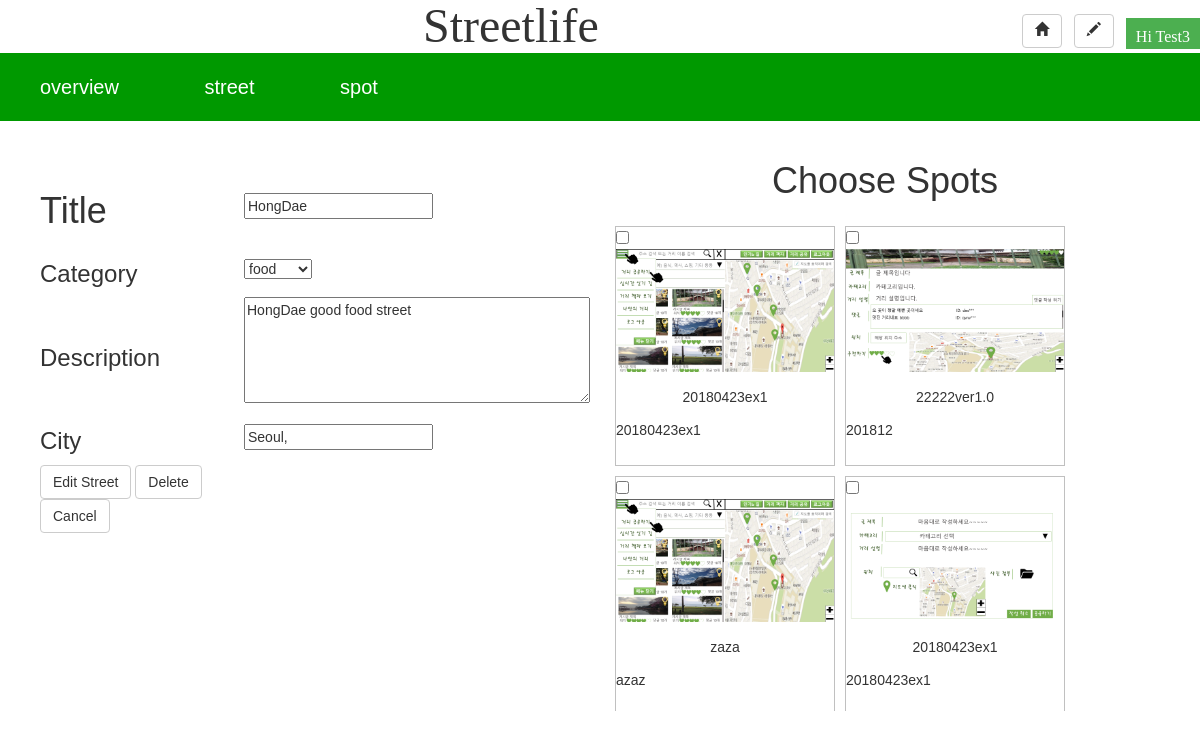
The page /edit/street/2/ (signed in) on the database its author committed.
### blog/models.py (models this page shows, shortened)
class StreetPost(models.Model):
	title = models.CharField(max_length=100)
	content = models.TextField()
	created_at = models.DateTimeField(auto_now_add=True)
	updated_at = models.DateTimeField(auto_now=True)
	category =  models.CharField(max_length=100)
	city =  models.CharField(max_length=100)
	spots = models.ManyToManyField(SpotPost)
	user = models.ForeignKey(User, related_name='poster')
	recommends = models.ManyToManyField(User, blank=True, related_name='recommend_post')

class SpotPost(models.Model):
	title = models.CharField(max_length=100)
	content = models.TextField(max_length=100)
	photo = models.ImageField(upload_to="spot/%Y/%m/%d")
	created_at = models.DateTimeField(auto_now_add=True)
	updated_at = models.DateTimeField(auto_now=True)
	latitude = models.CharField(max_length=100)
	longitude = models.CharField(max_length=100)
	spot_user = models.ForeignKey(User, related_name='spot_poster')

### blog/views.py (the view, shortened to what this page needs)
# urls.py: url(r'^edit/street/(?P<pk>\d+)/$', views.Edit_Street, name='edit_street'),
@login_required(redirect_field_name='/login/')
def Edit_Street(request, pk):
	spot_list = SpotPost.objects.all()
	street = get_object_or_404(StreetPost, pk=pk)
	if request.user != street.user:
		raise Http404()
	context={
		'spot_list': spot_list,
		'street' : street
	}
	return render(request, 'edit_street.html', context)

### blog/templates/edit_street.html (shortened to what this page needs)
{% extends "base.html" %}
{% block my-content %}
<form name='street_form' method='POST' action="" enctype="multipart/form-data"> {% csrf_token %}
<div class="column">
	<table align="center">
	<tr>
		<td><h1>Title </h1></td>
		<td><input type='text' name='title' value={{street.title}}></td>
	</tr>
	<tr>
		<td><h3>Category</h3></td>
		<td>
			<select name='category'>
    			<option value="{{street.category}}" selected>{{street.category}}</option>
			</select>
		</td>
	</tr>
	<tr>
		<td><h3>Description</h3></td>
		<td><textarea name='content' cols="40" rows="5" placeholder="description">{{street.content}}</textarea></td>
	</tr>
	<tr>
		<td><h3>City</h3></td>
		<td><input type='text' name='city' value={{street.city}}></td>
	</tr>
	<tr>
		<td>
		<button type="submit" class="btn btn-default">Edit Street</button>
		<a href="/edit/street/delete/{{street.pk}}" class="btn btn-default">Delete</a>
		<a href="/street/" class="btn btn-default">Cancel</a>
		</td>
	</tr>
	</table>
</div>
<h1 align="center">Choose Spots</h1>
<div class="column" style="overflow:scroll; width:500px; height:500px; padding:10px;"">
{% for spot in spot_list %}
	<div class="spotList">
		<input type="checkbox" name="spots" value="{{spot.pk}}">
		<a href='/show/spot/{{spot.pk}}' target="popup" onClick="window.open(this.href,'','width=500,height=500,scrollbars=yes'); return false;">
		<img src="{{ spot.photo.url }}" width="600" height="400" />
		</a>
		<div class="spot_title">{{ spot.title }}</div>
		<p id="content">{{ spot.content }}</p>
	</div>
{% endfor %}
</div>
</form>
{% endblock my-content %}

### blog/templates/base.html (shortened to what this page needs)
{% load staticfiles %}
<!DOCTYPE html>
<html>
<head>
	<link rel="stylesheet" href="https://maxcdn.bootstrapcdn.com/bootstrap/3.3.7/css/bootstrap.min.css">
	{% load static %}
	<link rel="stylesheet" type="text/css" href="{% static 'style.css' %}">
</head>
<body>
	<h1 class = "title_streetlife">
	Streetlife
	<div class="btn-group" role="group" style="float: right;">
		<a href='/'>
		<button type="button" class="btn btn-default">
  			<span class="glyphicon glyphicon-home" aria-hidden="true"></span>
		</button>
		</a>
		{% if request.user.is_authenticated %}
		<a href='/create/'>
		<button type="button" class="btn btn-default">
  			<span class="glyphicon glyphicon-pencil" aria-hidden="true"></span>
		</button>
		</a>
		<div class="dropdown">
 			<button class="dropbtn">Hi {{ request.user|capfirst}}</button>
		</div>
		{% endif %}
	</div>
	</h1>
	<ul class = "nav">
		<li><a href='/overview/'>overview</a></li>
		<li><a href='/street/'>street</a></li>
		<li><a href='/spot/'>spot</a></li>
	</ul>
<br/>
<div class='container'>
{% block my-content %}
{% endblock my-content %}
</div>
</body>
</html>

### blog/static/style.css (style rules this page uses)
body { margin: 0; padding: 0; font-family: 'Arial', 'serif'; }
.nav { background-color: #009900; color: #ffffff; list-style: none; text-align: left; font-size: 20px; padding: 10px 0 10px 0; }
.nav > li { display: inline-block; padding: 0 25px 0 25px; }
.nav > li > a { text-decoration: none; color: #ffffff; }
.title_streetlife { text-align:center; font-family:'Arial Black'; margin: 0; font-size: 36pt; }

### blog/templates/base.html (style rules this page uses)
.dropbtn { background-color: #4CAF50; color: white; padding: 10px; font-size: 16px; border: none; padding-bottom: 3px; cursor: pointer; }
.dropdown { position: relative; display: inline-block; }

### blog/templates/edit_street.html (style rules this page uses)
* { box-sizing: border-box; }
.column { float: left; width: 50%; padding: 10px; }
#content { white-space: normal; line-height: 1.2; height: 2.4em; text-align: left; word-wrap: break-word; display: -webkit-box; -webkit-line-clamp: 2; -webkit-box-orient: vertical; overflow:hidden; text-overflow:ellipsis; }
div.spotList { margin: 5px; border: 1px solid #C0C0C0; float: left; width: 220px; }
div.spotList img { width: 100%; height: auto; }
div.spot_title { padding: 15px; text-align: center; }

### rows shown on the page
StreetPost: title "HongDae", category "food", content "HongDae good food street", city "Seoul,"
SpotPost: photo (picture), title "20180423ex1", content "20180423ex1"
SpotPost: photo (picture), title "22222ver1.0", content "201812"
SpotPost: photo (picture), title "zaza", content "azaz"
SpotPost: photo (picture), title "20180423ex1", content "20180423ex1"

### other values the page prints
{{ request.user|capfirst }} "Test3"
